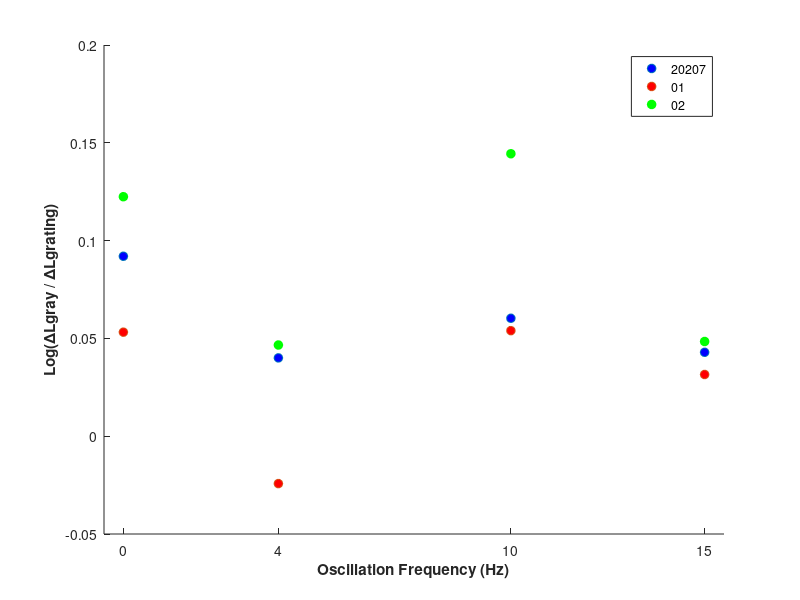

Write MATLAB code to recreate this figure.
% Figure with the 

clear all;

%%%%% Participant 20207
%load the data
load('20207_400TotalTrials_HomeVersion_05_05_20_1212.mat'); 

%calc diff in luminance between the test circle and the test spot
TestLum = data.TestLuminance(2:end,:); %remove the top row of labels
TestLum = cell2mat(TestLum); %convert cell array to normal variable array
TestLum_diff = TestLum - expParams.CircLum(1,1);%subtracts the circle luminance from all the last spot values
TestLum_Threshold = TestLum_diff(end,:); %last test luminance presented in the staircase

%Average of Last Luminance Value in Staircase  
if expParams.NumbOfStaircasesPerCond == 2
    SpotLum_Grey = mean(TestLum_Threshold(1,1:2));
    SpotLum_Grating0Hz = mean(TestLum_Threshold(1,3:4));
    SpotLum_Grating4Hz = mean(TestLum_Threshold(1,5:6));
    SpotLum_Grating10Hz = mean(TestLum_Threshold(1,7:8));
    SpotLum_Grating15Hz = mean(TestLum_Threshold(1,9:10));
end

%Calculate the Y Values (Normalized Threshold Values)
NormLum_Grating0Hz = log10(SpotLum_Grey./SpotLum_Grating0Hz);
NormLum_Grating4Hz = log10(SpotLum_Grey./SpotLum_Grating4Hz);
NormLum_Grating10Hz = log10(SpotLum_Grey./SpotLum_Grating10Hz);
NormLum_Grating15Hz = log10(SpotLum_Grey./SpotLum_Grating15Hz);
AllNormLum = [NormLum_Grating0Hz,NormLum_Grating4Hz,NormLum_Grating10Hz,NormLum_Grating15Hz];



%%%PARTICIPANT 01

load('01_400TotalTrials_HomeVersion_05_08_20_1020')

%Average of Last Luminance Value in Staircase 
TestLum_01 = cell2mat(data.TestLuminance(end,:));
TestLum_Threshold_01 = TestLum_01 - expParams.CircLum(1,1);%subtracts the circle luminance from the last spot values

if expParams.NumbOfStaircasesPerCond == 2
    SpotLum_Grey_01 = mean(TestLum_Threshold_01(1,1:2));
    SpotLum_Grating0Hz_01 = mean(TestLum_Threshold_01(1,3:4));
    SpotLum_Grating4Hz_01 = mean(TestLum_Threshold_01(1,5:6));
    SpotLum_Grating10Hz_01 = mean(TestLum_Threshold_01(1,7:8));
    SpotLum_Grating15Hz_01 = mean(TestLum_Threshold_01(1,9:10));
end

%Calculate the Y Values (Normalized Threshold Values)
NormLum_Grating0Hz_01 = log10(SpotLum_Grey_01./SpotLum_Grating0Hz_01);
NormLum_Grating4Hz_01 = log10(SpotLum_Grey_01./SpotLum_Grating4Hz_01);
NormLum_Grating10Hz_01 = log10(SpotLum_Grey_01./SpotLum_Grating10Hz_01);
NormLum_Grating15Hz_01 = log10(SpotLum_Grey_01./SpotLum_Grating15Hz_01);
AllNormLum_01 = [NormLum_Grating0Hz_01,NormLum_Grating4Hz_01,NormLum_Grating10Hz_01,NormLum_Grating15Hz_01];


%%%PARTICIPANT 01

load('02_400TotalTrials_HomeVersion_05_09_20_0649');

%Average of Last Luminance Value in Staircase 
TestLum_02 = cell2mat(data.TestLuminance(end,:));
TestLum_Threshold_02 = TestLum_02 - expParams.CircLum(1,1);%subtracts the circle luminance from the last spot values

if expParams.NumbOfStaircasesPerCond == 2
    SpotLum_Grey_02 = mean(TestLum_Threshold_02(1,1:2));
    SpotLum_Grating0Hz_02 = mean(TestLum_Threshold_02(1,3:4));
    SpotLum_Grating4Hz_02 = mean(TestLum_Threshold_02(1,5:6));
    SpotLum_Grating10Hz_02 = mean(TestLum_Threshold_02(1,7:8));
    SpotLum_Grating15Hz_02 = mean(TestLum_Threshold_02(1,9:10));
end

%Calculate the Y Values (Normalized Threshold Values)
NormLum_Grating0Hz_02 = log10(SpotLum_Grey_02./SpotLum_Grating0Hz_02);
NormLum_Grating4Hz_02 = log10(SpotLum_Grey_02./SpotLum_Grating4Hz_02);
NormLum_Grating10Hz_02 = log10(SpotLum_Grey_02./SpotLum_Grating10Hz_02);
NormLum_Grating15Hz_02 = log10(SpotLum_Grey_02./SpotLum_Grating15Hz_02);
AllNormLum_02 = [NormLum_Grating0Hz_02,NormLum_Grating4Hz_02,NormLum_Grating10Hz_02,NormLum_Grating15Hz_02];




%%%%%%%%%%%%%%%%%% Plot Data %%%%%%%%%%%%%%%%%%%%%%%%%%%%%%%%%%5

%X values - Oscillation frequeency
Freq = [0,4,10,15];

%Plot Parameters
xmin = -0.5;
xmax = 15.5;
ymax = 0.4;
ymin = 0;
xtick = [0, 4, 10,15];

MarkerSize = 40;



figure,
scatter(Freq, AllNormLum, MarkerSize, 'o','MarkerFaceColor','b')
hold on
scatter(Freq, AllNormLum_01, MarkerSize, 'o','MarkerFaceColor','r')
hold on
scatter(Freq, AllNormLum_02, MarkerSize, 'o', 'MarkerFaceColor','g','MarkerEdgeColor','g')
xlim([xmin xmax]);
%ylim([ymin ymax]);
xticks(xtick);
ylabel('\bfLog(\DeltaLgray / \DeltaLgrating)');
xlabel('\bfOscillation Frequency (Hz)');
legend('20207','01','02');
set(gcf,'color','w'); %background white
hold off



